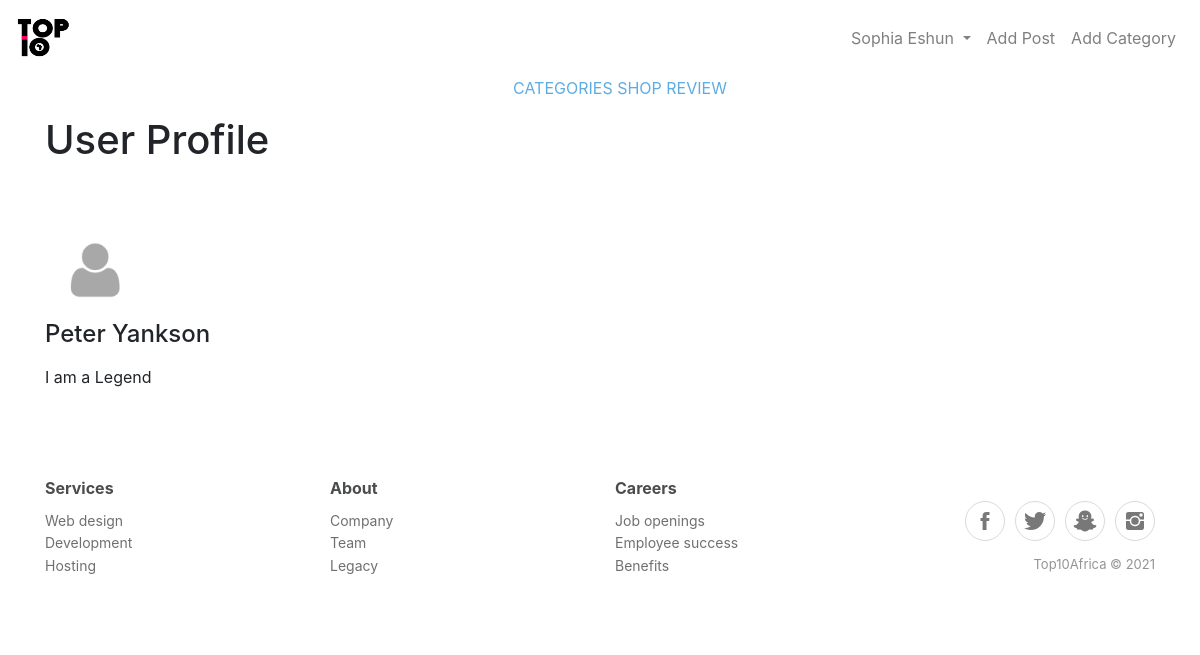
The app's page /members/3/profile/ (signed in) with its own data.
### hblog/models.py (models this page shows, shortened)
class Profile(models.Model):
    user = models.OneToOneField(User, null=True, on_delete=models.CASCADE)
    bio = models.TextField()
    profile_pic = models.ImageField(null=True, blank=True, upload_to="images/profile/")
    website_url = models.CharField(max_length=255, null=True, blank=True)
    facebook_url = models.CharField(max_length=255, null=True, blank=True)
    twitter_url= models.CharField(max_length=255, null=True, blank=True)
    instagram_url = models.CharField(max_length=255, null=True, blank=True)
    pinterest_url = models.CharField(max_length=255, null=True, blank=True)
    youtube_url = models.CharField(max_length=255, null=True, blank=True)

### members/views.py (the view)
# urls.py: path('<int:pk>/profile/', ShowProfilePageView.as_view(), name="profile_page" ),
class ShowProfilePageView(DetailView):
    model = Profile
    template_name = 'registration/user_profile.html'
    def get_context_data(self, *args, **kwargs):
        users = Profile.objects.all()
        context = super(ShowProfilePageView, self).get_context_data(*args, **kwargs)
        page_user = get_object_or_404(Profile, id=self.kwargs['pk'])
        context["page_user"] = page_user
        return context

### members/templates/registration/user_profile.html (shortened to what this page needs)
{% extends 'base.html' %}
{% load static %}
{% block content %}
<h1>User Profile</h1>
<br>
<br>
{% if page_user.profile_pic %}
    <img src="{{ page_user.profile_pic.url}}" width="100" height="100" class="rounded-circle">
{% else %}
    <img src="{% static 'hhhBlog/images/default_profile_pic.png' %}" width="100" height="100" class="rounded-circle">
{% endif %}
<h4>{{page_user.user.first_name}}
    {{page_user.user.last_name}} </h4>
<p>{{page_user.bio}}</p>
{% endblock %}

### hblog/templates/base.html (shortened to what this page needs)
{% load static %}
<!doctype html>
<html lang="en">
  <head>
    <link rel="stylesheet" href="https://maxcdn.bootstrapcdn.com/bootstrap/4.0.0/css/bootstrap.min.css">
    <link rel="stylesheet" type="text/css" href="{% static 'hhhBlog/css/main.css' %}">
    <link rel="stylesheet" type="text/css" href="{% static 'hhhBlog/css/scondnav.css' %}">
    <link rel="stylesheet" href="{% static 'assets/fonts/ionicons.min.css' %}">
    <link rel="stylesheet" href="{% static 'assets/css/Footer-Clean.css' %}">
    <link rel="stylesheet" href="{% static 'assets/bootstrap/css/bootstrap.min.css' %}">
    <link rel="stylesheet" href="{% static 'assets/fonts/font-awesome.min.css' %}">
    <link rel="stylesheet" href="{% static 'assets/css/styles.css' %}">
  </head>
  <body>
      <nav class="navbar navbar-expand-lg navbar-light bg-transparent">
        <a class="navbar-brand" href="{% url 'home'%}"> <img src="{% static 'hhhBlog/images/toptenafrica.png' %}" width="70" height="50" ></a>
        <ul class="navbar-nav ml-auto" id="hview">
          {% if user.is_authenticated %}
          <li class="nav-item dropdown" id="hlview">
            <a class="nav-link dropdown-toggle" href="#" id="navbarDropdown" role="button" data-toggle="dropdown" aria-haspopup="true" aria-expanded="false">
              {{user.first_name}} {{user.last_name}}
            </a>
          </li>
          {% if user.is_staff %}
          <li class="nav-item">
            <a class="nav-link"  href="{% url 'add_post' %}">Add Post</a>
          </li>
          <li class="nav-item">
            <a class="nav-link" href="{% url 'add_category' %}">Add Category</a>
          </li>
          {% endif %}
        {% endif %}
        </ul>
      </nav>
    <div class="container">
      <div class="row">
        <div class="col-md-12">
          <ul class="align-self-center" id="cat">
            {% if cat_menu %}
              {% for item in cat_menu %}
              <a href="{% url 'category' item|slugify %}"><li class="catlist">{{ item|upper }}</li></a>
              {% endfor %}
            {% else %}
            <a href="{% url 'category_list' %}"><li class="catlist">CATEGORIES</li></a>
            {% endif %}
            <a href="shop.html"><li class="catlist">SHOP</li></a>
            <a href="review.html"><li class="catlist">REVIEW</li></a>
          </ul>
        </div>
      </div>
      {% block content %}
      {% endblock %}
    </div>
    <br>
    <div class="footer-clean">
      <footer>
          <div class="container">
              <div class="row justify-content-center">
                  <div class="col-sm-4 col-md-3 item">
                      <h3>Services</h3>
                      <ul>
                          <li><a href="#">Web design</a></li>
                          <li><a href="#">Development</a></li>
                          <li><a href="#">Hosting</a></li>
                      </ul>
                  </div>
                  <div class="col-sm-4 col-md-3 item">
                      <h3>About</h3>
                      <ul>
                          <li><a href="#">Company</a></li>
                          <li><a href="#">Team</a></li>
                          <li><a href="#">Legacy</a></li>
                      </ul>
                  </div>
                  <div class="col-sm-4 col-md-3 item">
                      <h3>Careers</h3>
                      <ul>
                          <li><a href="#">Job openings</a></li>
                          <li><a href="#">Employee success</a></li>
                          <li><a href="#">Benefits</a></li>
                      </ul>
                  </div>
                  <div class="col-lg-3 item social"><a href="#"><i class="icon ion-social-facebook"></i></a><a href="#"><i class="icon ion-social-twitter"></i></a><a href="#"><i class="icon ion-social-snapchat"></i></a><a href="#"><i class="icon ion-social-instagram"></i></a>
                      <p class="copyright">Top10Africa © 2021</p>
                  </div>
              </div>
          </div>
      </footer>
  </div>
  </body>
</html>

### static/hhhBlog/css/main.css (style rules this page uses)
* { box-sizing: border-box; }
body { margin: 0; font-family: Arial, Helvetica, sans-serif; }

### static/hhhBlog/css/scondnav.css (style rules this page uses)
* { box-sizing: border-box; }
body { margin: 0; font-family: Arial, Helvetica, sans-serif; }

### static/assets/css/Footer-Clean.css (style rules this page uses)
.footer-clean { padding:50px 0; background-color:#fff; color:#4b4c4d; }
.footer-clean h3 { margin-top:0; margin-bottom:12px; font-weight:bold; font-size:16px; }
.footer-clean ul { padding:0; list-style:none; line-height:1.6; font-size:14px; margin-bottom:0; }
.footer-clean ul a { color:inherit; text-decoration:none; opacity:0.8; }
.footer-clean .item.social { text-align:right; }
.footer-clean .item.social > a { font-size:24px; width:40px; height:40px; line-height:40px; display:inline-block; text-align:center; border-radius:50%; border:1px solid #ccc; margin-left:10px; margin-top:22px; color:inherit; opacity:0.75; }
.footer-clean .copyright { margin-top:14px; margin-bottom:0; font-size:13px; opacity:0.6; }

### static/assets/css/styles.css (style rules this page uses)
.align-self-center { text-align:center; }
#hlview { display:inline-block; text-decoration:none; }
#hlview a { text-decoration: none; }
#cat { list-style:none; }
.catlist { display:inline-block; color:#5DADE2; }
a { text-decoration: none; }

### records on screen
Profile: user.first_name "Peter", user.last_name "Yankson", bio "I am a Legend"

### other values on screen
{{ user.first_name }} "Sophia"
{{ user.last_name }} "Eshun"
